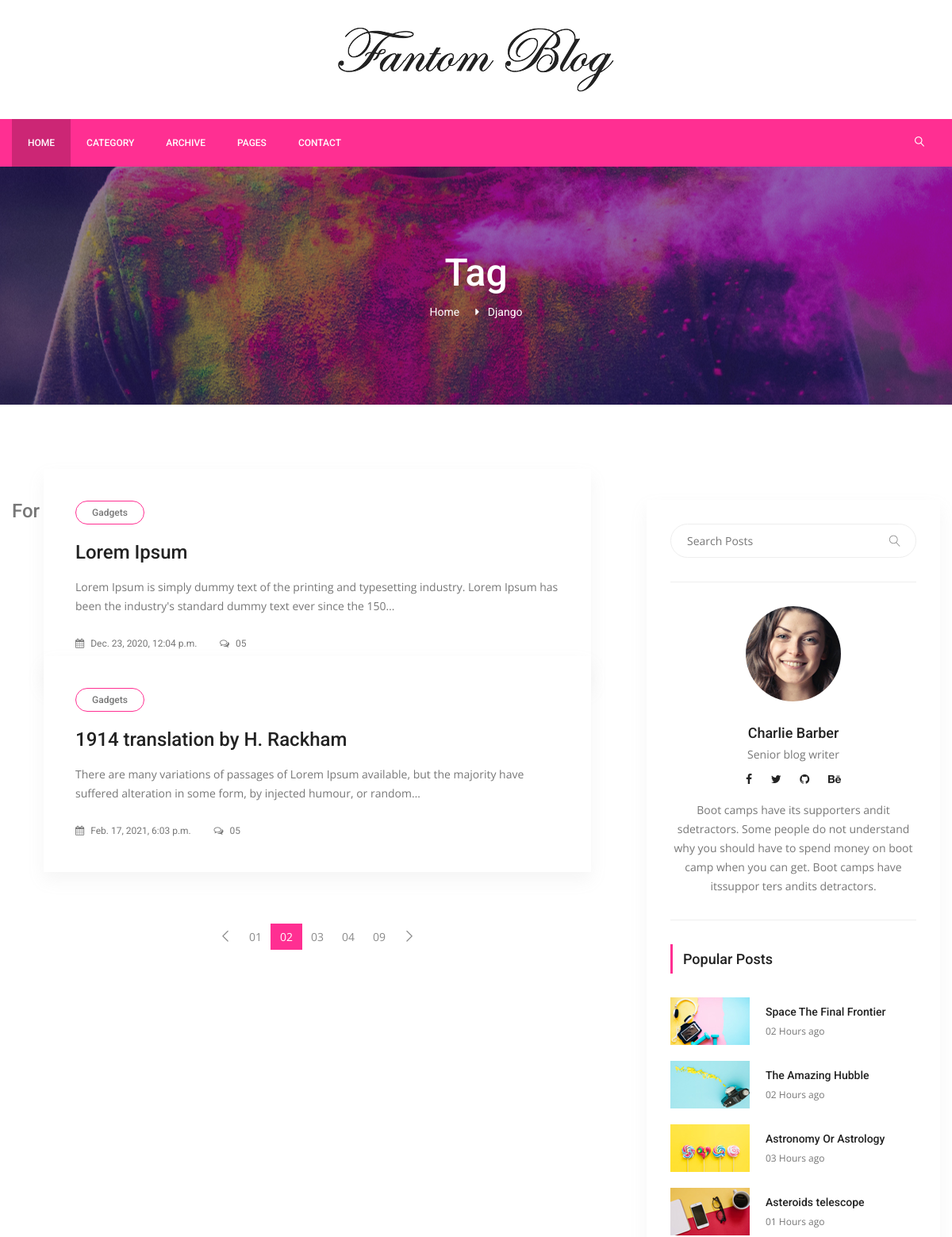
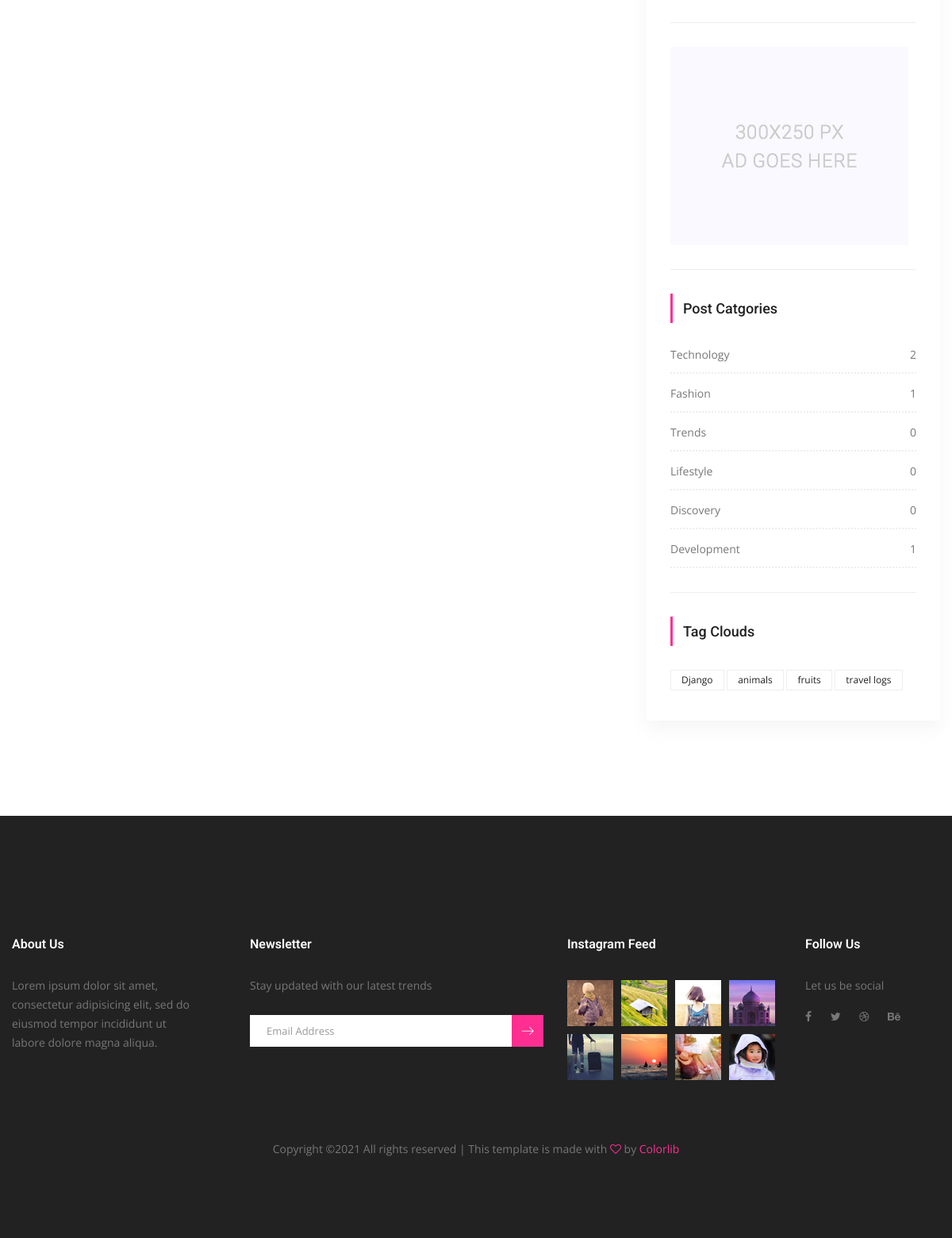
/posts/tag/django, run on the app's committed database (2 pictures, top to bottom).
### posts/models.py (models this page shows, shortened)
class Tag(models.Model):
	title= models.CharField(max_length=50)
	slug= models.SlugField(editable=False)
	def __str__(self):
		return self.title
	def post_count(self):
		return self.posts.all().count()

class Post(models.Model):
	title= models.CharField(max_length=150)
	content=models.TextField()
	publishing_date=models.DateTimeField(auto_now_add=True)
	image= models.ImageField(blank=True, null=True, upload_to='uploads/')
	user= models.ForeignKey(settings.AUTH_USER_MODEL,on_delete=models.CASCADE)
	slug= models.SlugField(default="slug",editable=False)
	category=models.ForeignKey(Category, on_delete=models.CASCADE, default=1, related_name="posts")
	tag =models.ManyToManyField(Tag, related_name= "posts",blank=True)

class Category(models.Model):
	title= models.CharField(max_length=150)
	slug= models.SlugField(editable=False)
	def post_count(self):
		return self.posts.all().count()

### posts/views.py (the view)
# urls.py: path('tag/<slug:slug>', TagDetail.as_view(), name="tag_detail")
class TagDetail(ListView):
	model= Post
	template_name= 'tag/tag_detail.html'
	context_object_name='posts'
	def get_queryset(self):
		self.tag= get_object_or_404(Tag, slug=self.kwargs['slug'])
		return Post.objects.filter(tag=self.tag).order_by('id')
	def get_context_data(self, **kwargs):
		context= super(TagDetail, self).get_context_data(**kwargs)
		self.tag= get_object_or_404(Tag, slug=self.kwargs['slug'])
		context['tag']=self.tag
		return context

### posts/templatetags/custom_tags.py (called while the page is built)
@register.simple_tag(name="categories")
def all_categories():
	return Category.objects.all()

@register.simple_tag(name="tags")
def all_tags():
	return Tag.objects.all()

### templates/tag/tag_detail.html (shortened to what this page needs)
{% extends 'base.html' %}
{% load static %}
{% block content %}
        <section class="banner_area">
            <div class="banner_inner d-flex align-items-center">
            	<div class="overlay bg-parallax" data-stellar-ratio="0.9" data-stellar-vertical-offset="0" data-background=""></div>
				<div class="container">
					<div class="banner_content text-center">
						<h2>Tag</h2>
						<div class="page_link">
							<a href="{% url 'index' %}">Home</a>
							<a href="#">{{ tag.title }}</a>
						</div>
					</div>
				</div>
            </div>
        </section>
        <section class="blog_area p_120">
            <div class="container">
                <div class="row">
                    <div class="col-lg-8">
                    	<h3>
                    For this {{ tag.title }} tag {{ tag.post_count }} post(s)
                    	</h3>
                        <div class="blog_left_sidebar">
                            {% for post in posts %}
                            <article class="blog_style1">
                            	<div class="blog_img">
                            	</div>
                            	<div class="blog_text">
									<div class="blog_text_inner">
										<a class="cat" href="#">Gadgets</a>
							<a href="{% url 'detail' pk=post.id slug=post.slug %}"><h4>{{ post.title }}</h4></a>
										<p>{{ post.content|truncatechars:150 }}</p>
										<div class="date">
											<a href="#"><i class="fa fa-calendar" aria-hidden="true"></i> {{ post.publishing_date }}</a>
											<a href="#"><i class="fa fa-comments-o" aria-hidden="true"></i> 05</a>
										</div>
									</div>
                            	</div>
                            </article>
                              {% endfor %}
                            <nav class="blog-pagination justify-content-center d-flex">
		                        <ul class="pagination">
		                            <li class="page-item">
		                                <a href="#" class="page-link" aria-label="Previous">
		                                    <span aria-hidden="true">
		                                        <span class="lnr lnr-chevron-left"></span>
		                                    </span>
		                                </a>
		                            </li>
		                            <li class="page-item"><a href="#" class="page-link">01</a></li>
		                            <li class="page-item active"><a href="#" class="page-link">02</a></li>
		                            <li class="page-item"><a href="#" class="page-link">03</a></li>
		                            <li class="page-item"><a href="#" class="page-link">04</a></li>
		                            <li class="page-item"><a href="#" class="page-link">09</a></li>
		                            <li class="page-item">
		                                <a href="#" class="page-link" aria-label="Next">
		                                    <span aria-hidden="true">
		                                        <span class="lnr lnr-chevron-right"></span>
		                                    </span>
		                                </a>
		                            </li>
		                        </ul>
		                    </nav>
                        </div>
                    </div>
                    {% include 'right_side.html' %}
                    </div>
                </div>
            </div>
        </section>
 {% endblock %}

### templates/right_side.html
 {% load static %}
{% load custom_tags %}
 <div class="col-lg-4">
                        <div class="blog_right_sidebar">
                            <aside class="single_sidebar_widget search_widget">
                                <div class="input-group">
                                    <input type="text" class="form-control" placeholder="Search Posts">
                                    <span class="input-group-btn">
                                        <button class="btn btn-default" type="button"><i class="lnr lnr-magnifier"></i></button>
                                    </span>
                                </div>
                                <div class="br"></div>
                            </aside>
                            <aside class="single_sidebar_widget author_widget">
                                <img class="author_img rounded-circle" src="{% static 'img/blog/author.png' %}" alt="">
                                <h4>Charlie Barber</h4>
                                <p>Senior blog writer</p>
                                <div class="social_icon">
                                    <a href="#"><i class="fa fa-facebook"></i></a>
                                    <a href="#"><i class="fa fa-twitter"></i></a>
                                    <a href="#"><i class="fa fa-github"></i></a>
                                    <a href="#"><i class="fa fa-behance"></i></a>
                                </div>
                                <p>Boot camps have its supporters andit sdetractors. Some people do not understand why you should have to spend money on boot camp when you can get. Boot camps have itssuppor ters andits detractors.</p>
                                <div class="br"></div>
                            </aside>
                            <aside class="single_sidebar_widget popular_post_widget">
                                <h3 class="widget_title">Popular Posts</h3>
                                <div class="media post_item">
                                    <img src="{% static 'img/blog/popular-post/post1.jpg' %}" alt="post">
                                    <div class="media-body">
                                        <a href="blog-details.html"><h3>Space The Final Frontier</h3></a>
                                        <p>02 Hours ago</p>
                                    </div>
                                </div>
                                <div class="media post_item">
                                    <img src="{% static 'img/blog/popular-post/post2.jpg'%}" alt="post">
                                    <div class="media-body">
                                        <a href="blog-details.html"><h3>The Amazing Hubble</h3></a>
                                        <p>02 Hours ago</p>
                                    </div>
                                </div>
                                <div class="media post_item">
                                    <img src="{% static 'img/blog/popular-post/post3.jpg'%}" alt="post">
                                    <div class="media-body">
                                        <a href="blog-details.html"><h3>Astronomy Or Astrology</h3></a>
                                        <p>03 Hours ago</p>
                                    </div>
                                </div>
                                <div class="media post_item">
                                    <img src="{% static 'img/blog/popular-post/post4.jpg' %}" alt="post">
                                    <div class="media-body">
                                        <a href="blog-details.html"><h3>Asteroids telescope</h3></a>
                                        <p>01 Hours ago</p>
                                    </div>
                                </div>
                                <div class="br"></div>
                            </aside>
                            <aside class="single_sidebar_widget">
                                <a href="#"><img class="img-fluid" src="{% static 'img/blog/add.jpg' %}" alt=""></a>
                                <div class="br"></div>
                            </aside>
                            <aside class="single_sidebar_widget post_category_widget">
                                <h4 class="widget_title">Post Catgories</h4>
                                <ul class="list cat-list">
                                    {% categories as categories %}
                                    {% for category in categories %}
                                    <li>
                                        <a href="{% url 'category_detail' pk=category.id slug=category.slug %}" class="d-flex justify-content-between">
                                            <p>{{ category.title }}</p>
                                            <p>{{ category.post_count }}</p>
                                        </a>
                                    </li>
                                    {% endfor %}
                                </ul>
                                <div class="br"></div>
                            </aside>
                            <aside class="single-sidebar-widget tag_cloud_widget">
                                <h4 class="widget_title">Tag Clouds</h4>
                                <ul class="list">
                                    {% tags as labels %}
                                    {% for label in labels %}
                                    <li><a href="{% url 'tag_detail' slug=label.slug %}">{{ label }}</a></li>
                                    {% endfor %}
                                </ul>
                            </aside>
                        </div>

### data on the page
Tag: title "Django"
Post: title "Lorem Ipsum", content "Lorem Ipsum is simply dummy text of the printing and typesetting industry. Lorem Ipsum has been the industry's standard dummy text ever since the 150…", publishing_date "Dec. 23, 2020, 12:04 p.m."
Post: title "1914 translation by H. Rackham", content "There are many variations of passages of Lorem Ipsum available, but the majority have suffered alteration in some form, by injected humour, or random…", publishing_date "Feb. 17, 2021, 6:03 p.m."
Category: title "Technology", post_count "2"
Category: title "Fashion", post_count "1"
Category: title "Trends", post_count "0"
Category: title "Lifestyle", post_count "0"
Category: title "Discovery", post_count "0"
Category: title "Development", post_count "1"
Tag: title "animals"
Tag: title "fruits"
Tag: title "travel logs"
